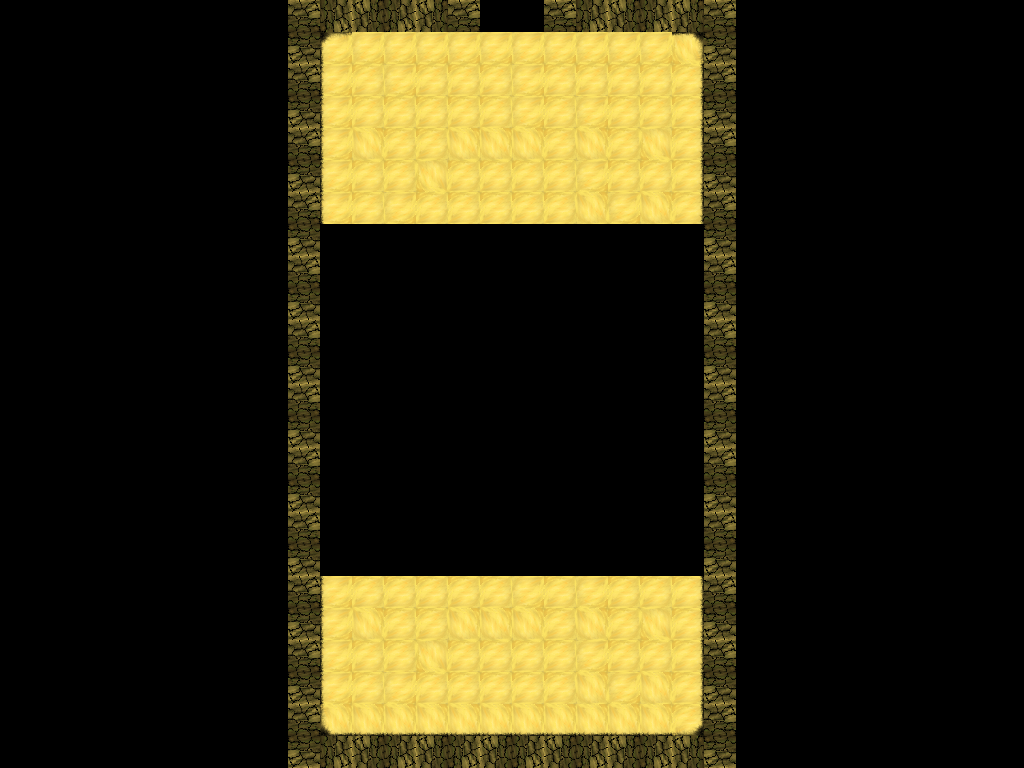

Tiled map render using the project's own tile images. Description and the map definition, with tile-layer contents summarised, below:
An orthogonal 32x24 tile map with 32x32 px tiles, 2 tile layers (collision, floor), 2 tilesets.

<map version="1.10" tiledversion="1.11.2" orientation="orthogonal" renderorder="right-down" width="32" height="24" tilewidth="32" tileheight="32" infinite="0" nextlayerid="3" nextobjectid="1">
 <tileset firstgid="1" source="default.tsx" />
 <tileset firstgid="1" source="sand.tsx" />
 <layer id="2" name="collision" width="32" height="24">
  <data>[768 cells, 70 non-empty, 1 distinct tile ids]</data>
 </layer>
 <layer id="1" name="floor" width="32" height="24">
  <data>[768 cells, 204 non-empty, 5 distinct tile ids]</data>
 </layer>
</map>